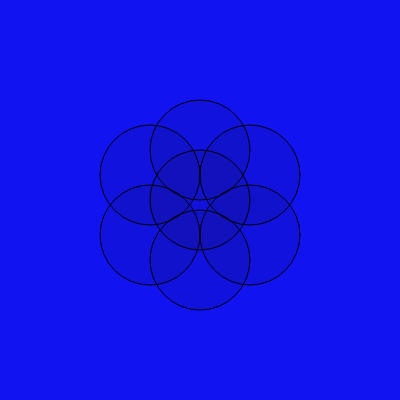
Frame 1 (no input)
Frame 60 (no input): identical to frame 1, image omitted
Frame 120 (the mouse pressed at the canvas centre since frame 60): identical to frame 1, image omitted

The p5.js sketch that drew this single still picture (run headless with seeded random() and noise() and a simulated clock; from frame 60 on, the mouse is pressed at the canvas centre):

// p5.js sketch
// ── sketch.js
function setup() {
  createCanvas(400, 400);
}

function draw() {
  background(17,19,240);
  
  fill(19,21,)
    circle(200,150,100)
  
    circle(150,175,100)
  
    circle(150,235,100)
  
    circle(200,260,100)
  
    circle(250,235,100)
  
      circle(250,175,100)
  
    circle(200,200,100)


}
